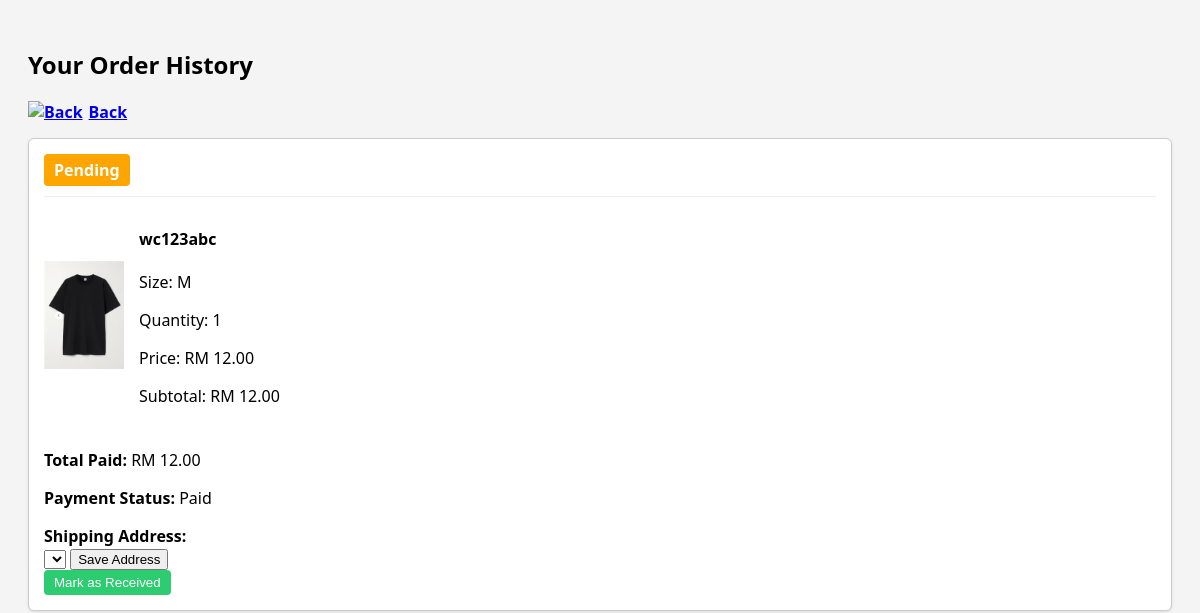
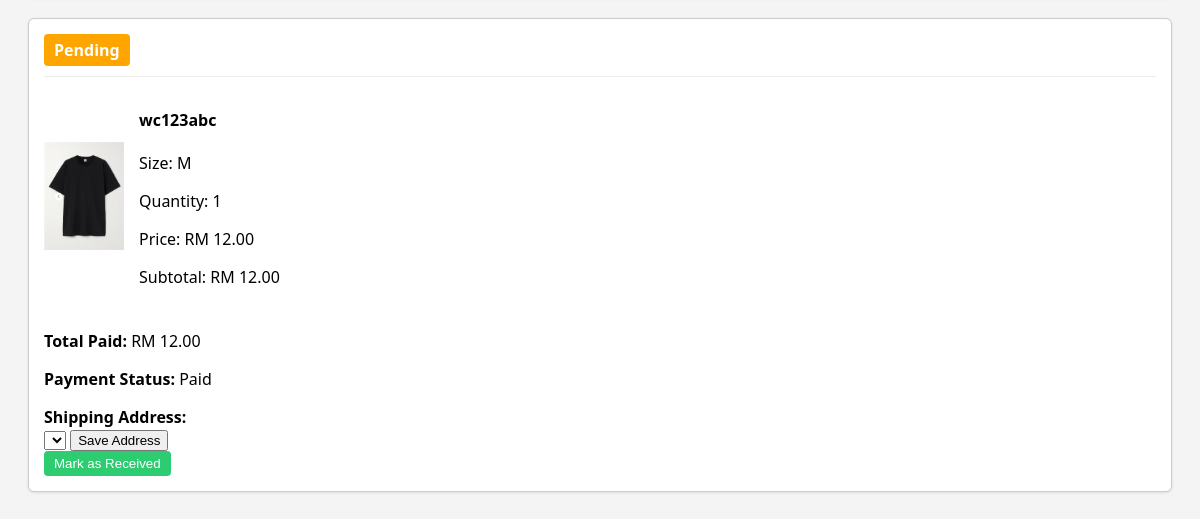
The page /order_history.php (signed in) on the database as committed earlier (2 pictures, top to bottom).
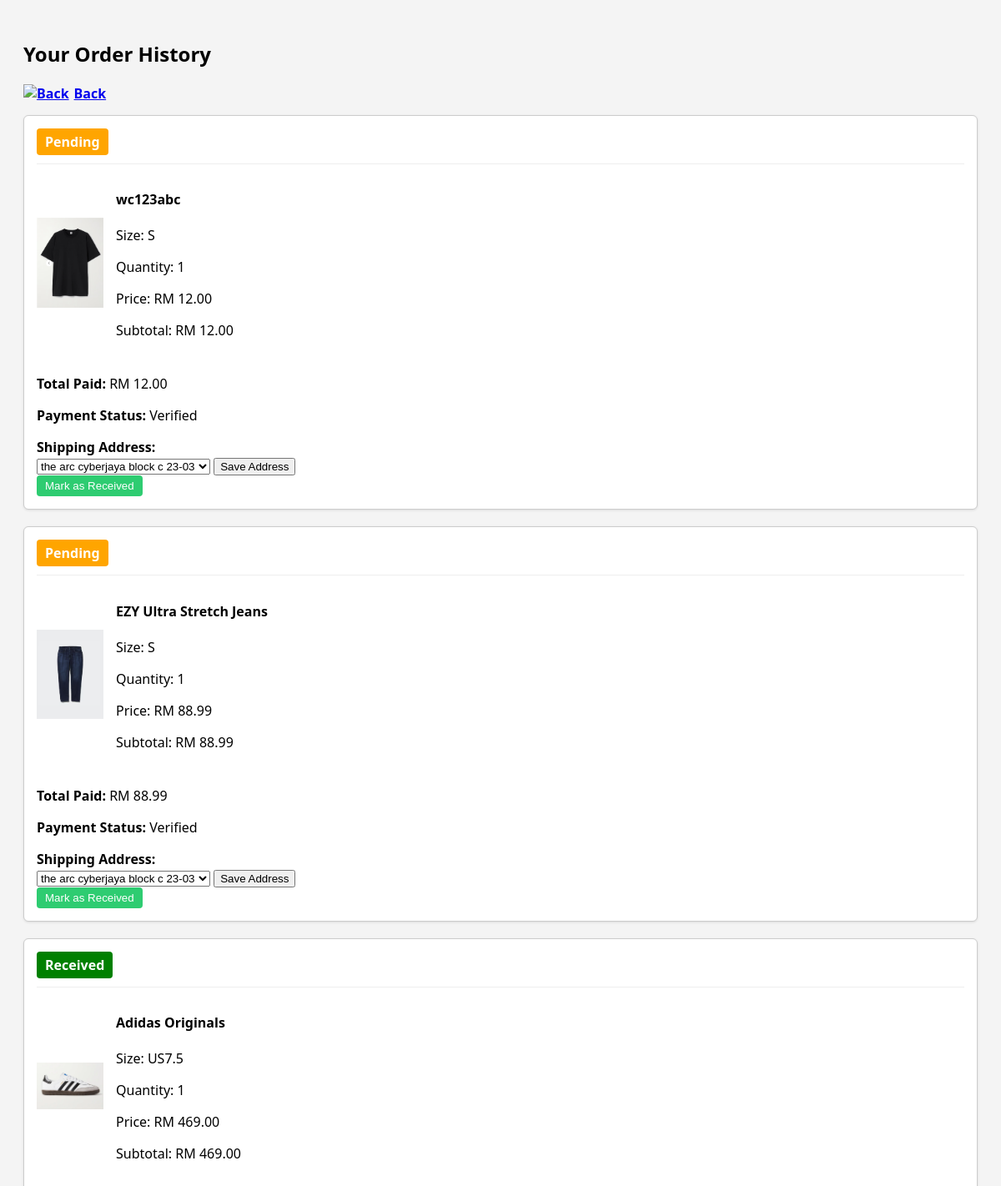
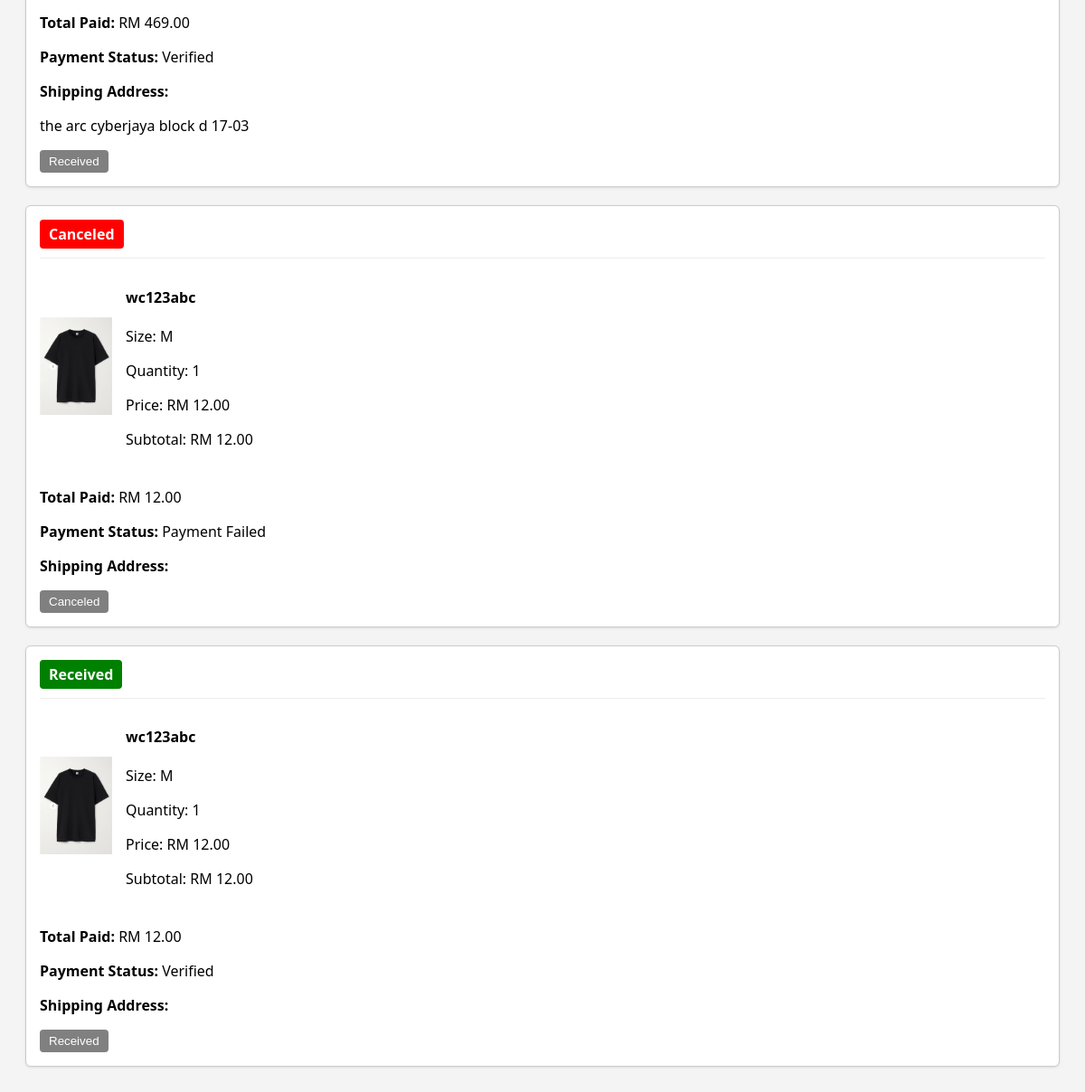
The same page on the database as committed later (2 pictures, top to bottom).
### tables this page shows
CREATE TABLE `transaction` (
  `transaction_id` int(9) NOT NULL,
  `buyer_id` int(9) NOT NULL,
  `seller_id` int(9) NOT NULL,
  `payment_status` varchar(255) NOT NULL,
  `total_amount` decimal(10,2) DEFAULT NULL,
  `receipt` varchar(255) DEFAULT NULL,
  `confirmed_by` int(9) DEFAULT NULL,
  `transaction_date` datetime NOT NULL DEFAULT current_timestamp(),
  `status` varchar(20) NOT NULL DEFAULT 'pending',
  `product_id` int(9) DEFAULT NULL,
  `shipping_address` text DEFAULT NULL
);

CREATE TABLE `transaction_item` (
  `item_id` int(11) NOT NULL,
  `transaction_id` int(11) NOT NULL,
  `product_id` int(11) NOT NULL,
  `size` varchar(10) NOT NULL,
  `quantity` int(11) NOT NULL,
  `price` decimal(10,2) NOT NULL
);

CREATE TABLE `product` (
  `product_id` int(9) NOT NULL,
  `user_id` int(9) NOT NULL,
  `product_name` varchar(255) NOT NULL,
  `category` varchar(255) NOT NULL,
  `price` decimal(9,2) NOT NULL,
  `description` text NOT NULL,
  `status` varchar(100) NOT NULL,
  `stock_quantity` int(9) NOT NULL,
  `sales_count` int(9) NOT NULL,
  `rate` int(5) DEFAULT NULL,
  `comment` varchar(255) DEFAULT NULL,
  `created_at` datetime NOT NULL DEFAULT current_timestamp(),
  `subcategory` varchar(100) DEFAULT NULL
);

CREATE TABLE `user_address` (
  `address_id` int(11) NOT NULL,
  `user_id` int(11) NOT NULL,
  `address` text NOT NULL,
  `created_at` datetime DEFAULT current_timestamp()
);

### order_history.php (the view, shortened to what this page needs)
<?php
require 'db.php';
$user_id = $_SESSION['user_id'];
$stmt = $pdo->prepare("SELECT * FROM transaction WHERE buyer_id = ? ORDER BY transaction_id DESC");
$stmt->execute([$user_id]);
$transactions = $stmt->fetchAll(PDO::FETCH_ASSOC);
$addrStmt = $pdo->prepare("SELECT address_id, address FROM user_address WHERE user_id = ?");
$addrStmt->execute([$user_id]);
$savedAddresses = $addrStmt->fetchAll(PDO::FETCH_ASSOC);
$allOrders = [];
foreach ($transactions as $t) {
    $stmt = $pdo->prepare("
        SELECT ti.*, p.product_name, p.price,
               (SELECT pi.image_path
                FROM product_image pi
                WHERE pi.product_id = ti.product_id
                ORDER BY pi.image_id ASC LIMIT 1) AS image_path
        FROM transaction_item ti
        JOIN product p ON ti.product_id = p.product_id
        WHERE ti.transaction_id = ?
    ");
    $stmt->execute([$t['transaction_id']]);
    $items = $stmt->fetchAll(PDO::FETCH_ASSOC);
    $allOrders[] = [
        'transaction_id' => $t['transaction_id'],
        'total_amount' => $t['total_amount'],
        'payment_status' => $t['payment_status'],
        'status' => $t['status'],
        'receipt' => $t['receipt'],
        'shipping_address' => $t['shipping_address'],
        'items' => $items
    ];
}
?>
<!DOCTYPE html>
<html lang="en">
<head>
</head>
<body>
<h2>Your Order History</h2>
<div class="back-btn"><a href="profile.php"><img src="uploads/previous.png" alt="Back">Back</a></div>
<div class="order-container">
<?php foreach ($allOrders as $order): ?>
    <div class="order-card" data-id="<?= $order['transaction_id'] ?>">
        <?php
            $statusClass = match ($order['status']) {
                'received' => 'status-received',
                'shipped' => 'status-shipped',
                'canceled' => 'status-canceled',
                default => 'status-pending',
            };
        ?>
        <div class="order-status <?= $statusClass ?>">
            <?= ucfirst($order['status']) ?>
        </div>
        <?php foreach ($order['items'] as $item): ?>
            <div class="item-row">
                <img src="<?= htmlspecialchars($item['image_path']) ?>" alt="Product Image" class="product-image">
                <div class="order-info">
                    <h4><?= htmlspecialchars($item['product_name']) ?></h4>
                    <p>Size: <?= htmlspecialchars($item['size']) ?></p>
                    <p>Quantity: <?= $item['quantity'] ?></p>
                    <p>Price: RM <?= number_format($item['price'], 2) ?></p>
                    <p>Subtotal: RM <?= number_format($item['price'] * $item['quantity'], 2) ?></p>
                </div>
            </div>
        <?php endforeach; ?>
        <p><strong>Total Paid:</strong> RM <?= number_format($order['total_amount'], 2) ?></p>
        <p><strong>Payment Status:</strong> <?= htmlspecialchars($order['payment_status']) ?></p>
        <div>
            <strong>Shipping Address:</strong><br>
            <?php if ($order['status'] === 'pending'): ?>
                <select class="address-dropdown" data-transaction-id="<?= $order['transaction_id'] ?>">
                    <?php foreach ($savedAddresses as $addr): ?>
                        <option value="<?= htmlspecialchars($addr['address']) ?>" <?= ($addr['address'] === $order['shipping_address']) ? 'selected' : '' ?>>
                            <?= htmlspecialchars($addr['address']) ?>
                        </option>
                    <?php endforeach; ?>
                </select>
                <button class="save-address-btn">Save Address</button>
            <?php else: ?>
                <p><?= nl2br(htmlspecialchars($order['shipping_address'])) ?></p>
            <?php endif; ?>
        </div>
        <div>
            <?php
                $isDisabled = in_array($order['status'], ['received', 'canceled']);
                $btnText = $order['status'] === 'received' ? 'Received' : (
                    $order['status'] === 'canceled' ? 'Canceled' : 'Mark as Received'
                );
            ?>
            <button class="receive-btn" <?= $isDisabled ? 'disabled' : '' ?>>
                <?= $btnText ?>
            </button>
        </div>
    </div>
<?php endforeach; ?>
</div>
</body>
</html>

Rows that differ between the two databases and show on the page:
added transaction: status "Pending", total_amount "12.00", payment_status "Verified", shipping_address+transaction_id "the arc cyberjaya block c 23-03", status "Mark as Received"
added transaction_item: product.product_name "wc123abc", size "S", quantity "1", product.price "12.00", $item['price']*$item['quantity'] "12.00", shown under "Pending"
added transaction: status "Pending", total_amount "88.99", payment_status "Verified", shipping_address+transaction_id "the arc cyberjaya block c 23-03", status "Mark as Received"
added transaction_item: shows a picture, product.product_name "EZY Ultra Stretch Jeans", size "S", quantity "1", product.price "88.99", $item['price']*$item['quantity'] "88.99", shown under "Pending"
added transaction: status "Received", total_amount "469.00", payment_status "Verified", shipping_address "the arc cyberjaya block d 17-03"
added transaction_item: shows a picture, product.product_name "Adidas Originals", size "US7.5", quantity "1", product.price "469.00", $item['price']*$item['quantity'] "469.00", shown under "Received"
changed transaction: status "Pending" → "Canceled"; payment_status "Paid" → "Payment Failed"; status "Mark as Received" → "Canceled"; no longer shows "Save Address"
changed transaction (number 5 of 5 on the later page): status "Pending" → "Received"; payment_status "Paid" → "Verified"; status "Mark as Received" → "Received"; no longer shows "Save Address"
